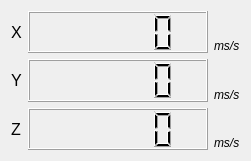
        <widget class="QWidget" name="layoutWidget">
         <property name="geometry">
          <rect>
           <x>0</x>
           <y>31</y>
           <width>251</width>
           <height>161</height>
          </rect>
         </property>
         <layout class="QGridLayout" name="gridLayout" rowstretch="0,0,0" columnstretch="0,1,0">
          <item row="0" column="1">
           <widget class="QLCDNumber" name="lcdXSpeed">
            <property name="smallDecimalPoint">
             <bool>true</bool>
            </property>
           </widget>
          </item>
          <item row="1" column="2">
           <widget class="QLabel" name="label_6">
            <property name="font">
             <font>
              <italic>true</italic>
             </font>
            </property>
            <property name="text">
             <string>ms/s</string>
            </property>
            <property name="alignment">
             <set>Qt::AlignBottom|Qt::AlignLeading|Qt::AlignLeft</set>
            </property>
           </widget>
          </item>
          <item row="2" column="1">
           <widget class="QLCDNumber" name="lcdZSpeed">
            <property name="smallDecimalPoint">
             <bool>true</bool>
            </property>
           </widget>
          </item>
          <item row="1" column="1">
           <widget class="QLCDNumber" name="lcdYSpeed">
            <property name="smallDecimalPoint">
             <bool>true</bool>
            </property>
           </widget>
          </item>
          <item row="2" column="2">
           <widget class="QLabel" name="label_7">
            <property name="font">
             <font>
              <italic>true</italic>
             </font>
            </property>
            <property name="text">
             <string>ms/s</string>
            </property>
            <property name="alignment">
             <set>Qt::AlignBottom|Qt::AlignLeading|Qt::AlignLeft</set>
            </property>
           </widget>
          </item>
          <item row="0" column="2">
           <widget class="QLabel" name="label_5">
            <property name="font">
             <font>
              <italic>true</italic>
             </font>
            </property>
            <property name="text">
             <string>ms/s</string>
            </property>
            <property name="alignment">
             <set>Qt::AlignBottom|Qt::AlignLeading|Qt::AlignLeft</set>
            </property>
           </widget>
          </item>
          <item row="0" column="0">
           <widget class="QLabel" name="label_2">
            <property name="font">
             <font>
              <pointsize>12</pointsize>
              <italic>false</italic>
             </font>
            </property>
            <property name="text">
             <string>X</string>
            </property>
           </widget>
          </item>
          <item row="1" column="0">
           <widget class="QLabel" name="label_3">
            <property name="font">
             <font>
              <pointsize>12</pointsize>
              <italic>false</italic>
             </font>
            </property>
            <property name="text">
             <string>Y</string>
            </property>
           </widget>
          </item>
          <item row="2" column="0">
           <widget class="QLabel" name="label_4">
            <property name="font">
             <font>
              <pointsize>12</pointsize>
              <italic>false</italic>
             </font>
            </property>
            <property name="text">
             <string>Z</string>
            </property>
           </widget>
          </item>
         </layout>
        </widget>
